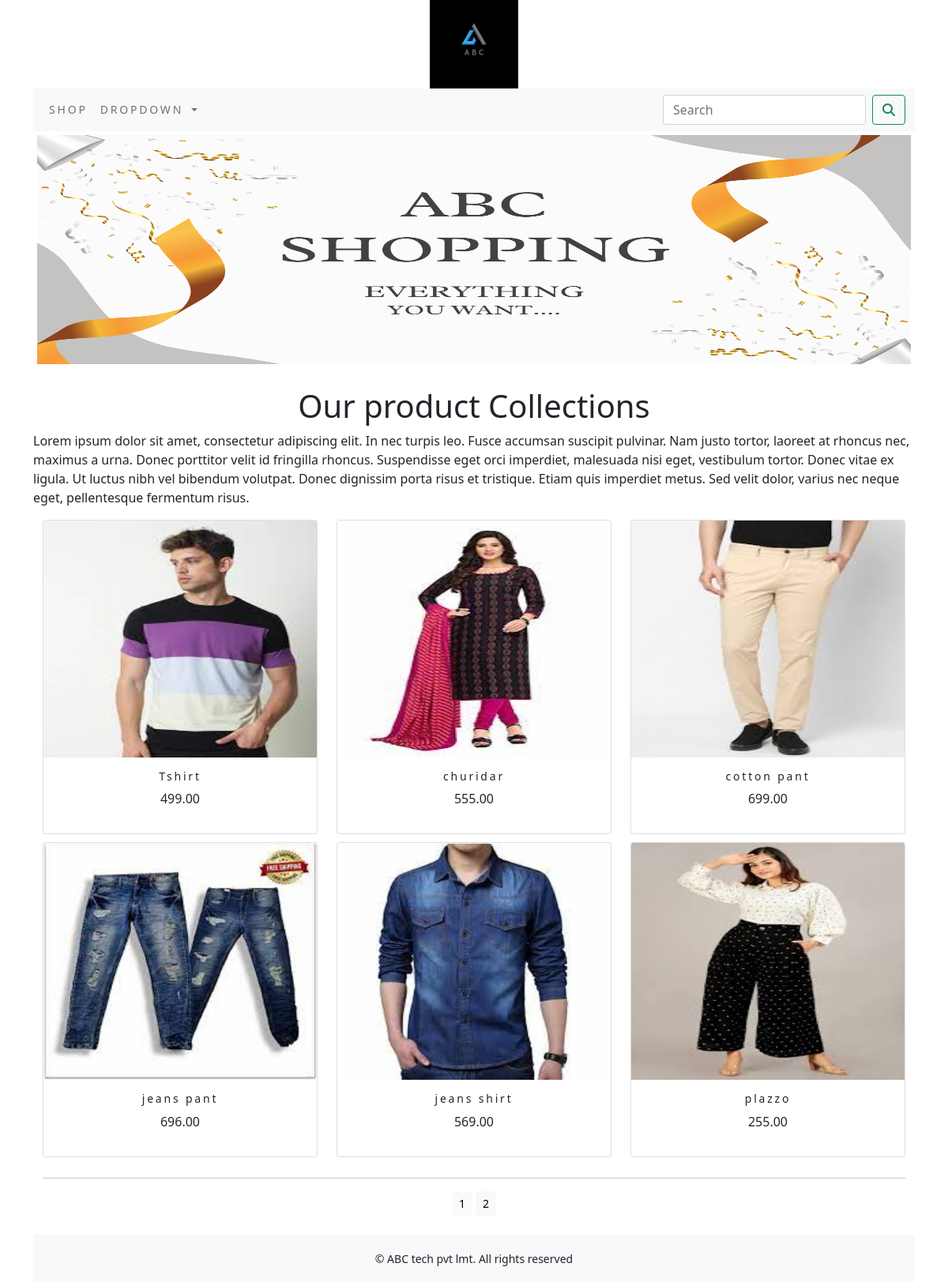
The app's page /shop/ with its own data.
### shopapp/models.py (models this page shows, shortened)
class product(models.Model):
    name=models.CharField(max_length=250,unique=True)
    slug=models.SlugField(max_length=250,unique=True)
    desc=models.TextField(blank=True)
    category=models.ForeignKey(category,on_delete=models.CASCADE)
    price=models.DecimalField(max_digits=10,decimal_places=2)
    img=models.ImageField(upload_to='product',blank=True)
    stock=models.IntegerField()
    available=models.BooleanField(default=True)
    created=models.DateField(auto_now_add=True)
    updated=models.DateField(auto_now=True)
    class Meta:
        ordering=('name',)
        verbose_name='product'
        verbose_name_plural='products'
    def get_url(self):
        return reverse('shopapp:prodcatdetails',args=[self.category.slug,self.slug])

### shopapp/views.py (the view)
# urls.py: path('',views.allProdCat,name='allProdCat'),
def allProdCat(request,c_slug=None):
    c_page=None
    products_list=None
    if c_slug!=None:
        c_page=get_object_or_404(category,slug=c_slug)
        products_list=product.objects.all().filter(category=c_page,available=True)
    else:
        products_list=product.objects.all().filter(available=True)
    paginator=Paginator(products_list,6)
    try:
        page=int(request.GET.get('page','1'))
    except:
        page=1
    try:
        products=paginator.page(page)
    except(EmptyPage,InvalidPage):
        products=paginator.page(paginator.num_pages)
    return render(request,'category.html',{'category':c_page,'products':products,'c_slug':c_slug})

### cart/context_processors.py (called while the page is built)
def counter(request):
    item_count=0
    if 'admin' in request.path:
        return {}
    else:
        try:
            cart=Cart.objects.filter(cart_id=_cart_id(request))
            cart_items=CartItem.objects.all().filter(cart=cart[:1])
            for cart_item in cart_items:
                item_count += cart_item.quantity
        except Cart.DoesNotExist:
            item_count=0
    return ({"item_count":item_count})

### cart/views.py (called while the page is built)
def _cart_id(request):
    cart=request.session.session_key
    if not cart:
        cart=request.session.create()
    return cart

### shopapp/context_processors.py (called while the page is built)
def menu_links(request):
    links=category.objects.all()
    return dict(links=links)

### shopapp/models.py (called while the page is built)
    def get_url(self):
        return reverse('shopapp:products_by_category',args=[self.slug])

### templates/category.html (shortened to what this page needs)
{% extends 'base.html' %}
{% load static %}
{% block content %}
    <div class="mx_auto">
        {% if category %}
            <img  class="my_image" src="{{category.img.url}}"  alt="{{category.name}}" >
    </div>
        <br>
    <div>
        <h1 class="text-center my_title">{{category.name}}</h1>
        <p class="text-justify">{{category.desc}}</p>
    </div>
        {% else %}
        <div>
            <img class="my_image my_image_padding" src="{% static 'img/banner.png' %}" alt="our products" width="100%" >
        </div>
 <br>
    <div>
        <h1 class="text-center my_tiltle"> Our product Collections</h1>
        <p class="text-justify">Lorem ipsum dolor sit amet, consectetur adipiscing elit. In nec turpis leo. Fusce accumsan suscipit pulvinar. Nam justo tortor, laoreet at rhoncus nec, maximus a urna. Donec porttitor velit id fringilla rhoncus. Suspendisse eget orci imperdiet, malesuada nisi eget, vestibulum tortor. Donec vitae ex ligula. Ut luctus nibh vel bibendum volutpat. Donec dignissim porta risus et tristique. Etiam quis imperdiet metus. Sed velit dolor, varius nec neque eget, pellentesque fermentum risus.</p>
        </div>
        {% endif %}
    <div class="container">
        <div class="row mx_auto">
        {% for product in products.object_list %}
        <div class="my_bottom_margin col-9 col-sm-12 col-md-4 col-lg-4">
            <div class="card text-center" style="min-width:18rem;">
                <a href="{{ product.get_url}}"><img class="card-img-top my_image" src="{{product.img.url}}" alt="{{product.name}}" width="35%"></a>
            <div class="card-body">
                <h4>{{product.name}}</h4>
                <p>{{product.price}}</p>
            </div>
            </div>
        </div>
        {% endfor %}
    </div>
        <div class="mx_auto">
            {% if products.paginator.num_pages > 1 %}
            <hr>
            <div class="text-center">
                {% for pg in products.paginator.page_range %}
                    <a href="?page={{pg}}" class="btn btn-light btn-sm {% if products.number == pg %} active {% endif %}">{{pg}}</a>
                {% endfor %}
            </div>
            {% endif %}
        </div>
        <br>
</div>
{% endblock%}

### templates/base.html (shortened to what this page needs)
{% load static %}
<!DOCTYPE html>
<html lang="en">
<head>
    <link rel="stylesheet"  href="{% static 'css/custom.css' %}" >
    <link href="{% static 'css/bootstrap.min.css' %}" rel="stylesheet" >
</head>
<body>
<div class="container">
{% include 'header.html' %}
{% include 'navbar.html' %}
{% block content %}
{% endblock %}
</div>
{% include 'footer.html' %}
</body>
</html>

### templates/header.html
{% load static %}
<header>
    <center>
        <a href="{% url 'shopapp:allProdCat' %}"> <img src="{% static 'img/logo.png' %}" alt="logoimage" width="10%" height="30%"></a>
    </center>
</header>

### templates/navbar.html (shortened to what this page needs)
<nav class="navbar navbar-expand-lg navbar-light bg-light">
  <div class="container-fluid">
    <div class="collapse navbar-collapse" id="navbarSupportedContent">
      <ul class="navbar-nav me-auto mb-2 mb-lg-0">
        <li class="nav-item">
          <a class="nav-link" href="#">shop</a>
        </li>
        <li class="nav-item dropdown {% if 'shopapp in request.path' %} active {% endif %}">
          <a class="nav-link dropdown-toggle" href="#" id="navbarDropdown" role="button" data-bs-toggle="dropdown" aria-expanded="false">
            Dropdown
          </a>
        </li>
      </ul>
      <form class="d-flex" action="{% url 'searchapp:searchrslt' %}" method="get" >
        <input class="form-control me-2" type="search" placeholder="Search" name="q" aria-label="Search">
        <button class="btn btn-outline-success" type="submit"><i class="fa fa-search" ></i> </button>
      </form>
    </div>
  </div>
</nav>

### templates/footer.html
<div class="footer navbar-fixed-bottom my_footer">
    <p class="text-center"> &copy; ABC tech pvt lmt. All rights reserved</p>
</div>

### static/css/custom.css (style rules this page uses)
.nav-item { letter-spacing : .2em; font-size : 14px; text-transform : uppercase; }
.my_footer { background-color:#f8f9fa; height:60px; }
.my_footer p { padding-top:20px; font-size:14px; }
.my_image { width:100%; height:300px; }
.my_image_padding { padding:5px; }
.my_bottom_margin { margin-bottom:10px; }
.card-body h4 { font-size:14px; text_transform:uppercase; letter-spacing:.2em; }

### records on screen
product: img (picture), name "Tshirt", price "499.00"
product: img (picture), name "churidar", price "555.00"
product: img (picture), name "cotton pant", price "699.00"
product: img (picture), name "jeans pant", price "696.00"
product: img (picture), name "jeans shirt", price "569.00"
product: img (picture), name "plazzo", price "255.00"

### other values on screen
{{ pg }} "1" "2"
